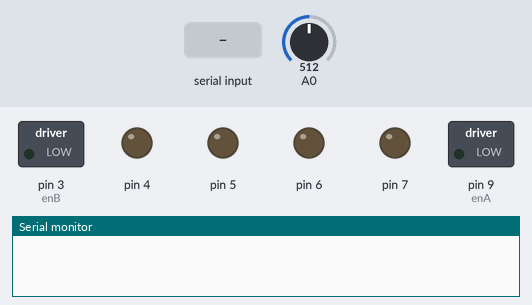
A sketch run on a simulated Arduino Uno, built with avr-gcc and run on an emulated ATmega328P. On the bench: switched loads named in the sketch (green lamp = pin HIGH), output pins drawn as LEDs (lit = HIGH), the last lines printed to the serial monitor. The inputs (shaded band) are chosen by the test bench; at power-on: A0 = 512.

Above: at 1.2 s.
1.3 s: "F" received over Serial
At 2.5 s:
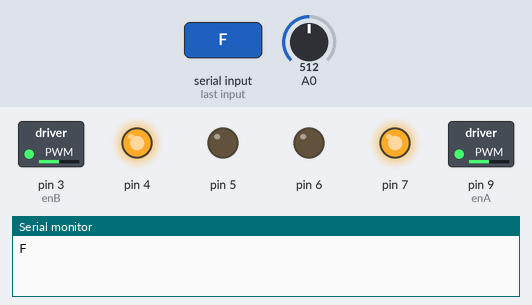
2.8 s: A0 set to 716
At 3.7 s:
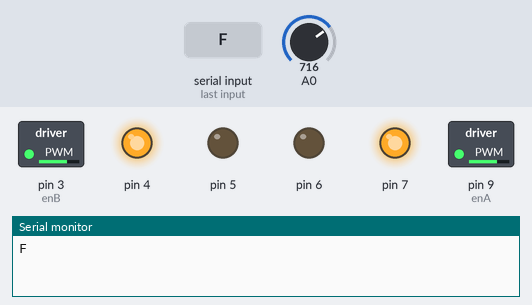
4.3 s: "B" received over Serial
At 4.9 s:
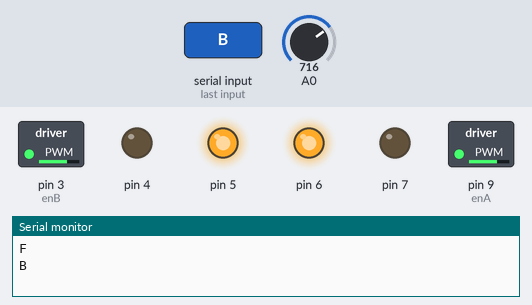
5.8 s: "L" received over Serial
At 6.1 s:
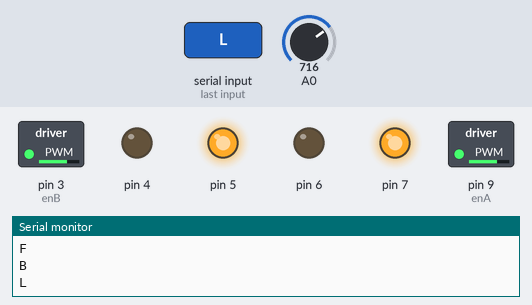
7.3 s: "R" received over Serial
At 8.4 s:
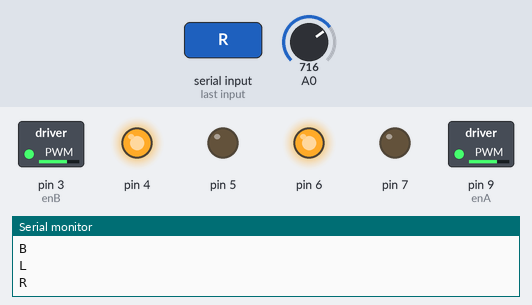
8.8 s: "S" received over Serial
At 9.6 s:
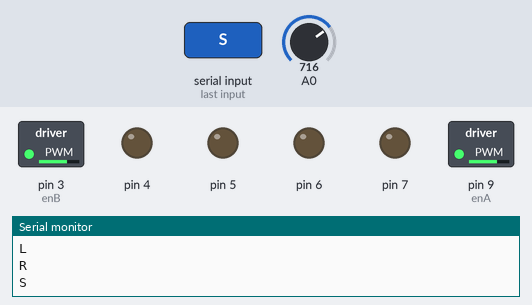
Timing chart, 0 to 11.3 s (numbered marks = the images above; inputs shaded):
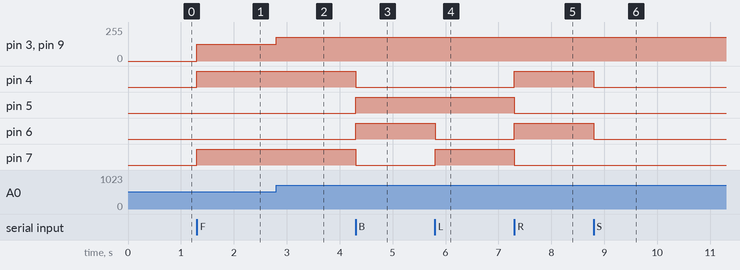

The sketch:

Bluetooth_Rover.ino
```cpp
//Private variables
char t;
//Potentiometer pins
int enA=9;
int enB=3;
int pwmOutput=0;
//Setup function
void setup()
{
  //Declaring the pinmodes of all the pins
  pinMode(A0,INPUT);
  pinMode(enA,OUTPUT);
  pinMode(enB,OUTPUT);
  pinMode(4, OUTPUT);
  pinMode(5, OUTPUT);
  pinMode(6, OUTPUT);
  pinMode(7, OUTPUT);
  //Beginning serial communication
  Serial.begin(9600);
}
//Starting loop function
void loop()
{
  //Starting serial communication
  if(Serial.available())
  {
    //Reading the commands
    t=Serial.read();
    Serial.println(t);
  }
  //Reading the potentiometer value
  int potentiometerValue=analogRead(A0);
 //Mapping the value to a value between 0 and 255
  pwmOutput=map(potentiometerValue,0,1023,0,255);
//If 'F' command is recieved then the rover moves forward
  if(t=='F')
  {
    analogWrite(enA,pwmOutput);//Send PWM signal to L298N motor driver
    analogWrite(enB,pwmOutput);
    move_Forward();
  }
//If 'B' command is recieved then the rover moves Backward
  else if(t=='B')
  {
    analogWrite(enA,pwmOutput);//Send PWM signal to L298N motor driver
    analogWrite(enB,pwmOutput);
    move_Backward();
  }
//If 'L' command is recieved then the rover takes a left turn
  else if (t=='L')
  {
    analogWrite(enA,pwmOutput);//Send PWM signal to L298N motor driver
    analogWrite(enB,pwmOutput);
    move_left();
  }
//If 'R' command is recieved then the rover takes a right turn
  else if(t=='R')
  {
    analogWrite(enA,pwmOutput);//Send PWM signal to L298N motor driver
    analogWrite(enB,pwmOutput);
    move_right();
  }
  else if(t=='S')
  {
    analogWrite(enA,pwmOutput);//Send PWM signal to L298N motor driver
    analogWrite(enB,pwmOutput);
    stop();
  }
}
//Function for turning the robot left
void move_left()
{
  digitalWrite(4,LOW);
  digitalWrite(5,HIGH);
  digitalWrite(6,LOW);
  digitalWrite(7,HIGH);
}
//Function for turning the robot right
void move_right()
{
  digitalWrite(4,HIGH);
  digitalWrite(5,LOW);
  digitalWrite(6,HIGH);
  digitalWrite(7,LOW);
}
//Function for moving the robot forward
void move_Forward()
{
  digitalWrite(4,HIGH);
  digitalWrite(5,LOW);
  digitalWrite(6,LOW);
  digitalWrite(7,HIGH);
}
//Function for moving the robot Backward
void move_Backward()
{
  digitalWrite(4,LOW);
  digitalWrite(5,HIGH);
  digitalWrite(6,HIGH);
  digitalWrite(7,LOW);
}
//Function for stopping the motors
void stop()
{
  digitalWrite(4,LOW);
  digitalWrite(5,LOW);
  digitalWrite(6,LOW);
  digitalWrite(7,LOW);
}
```

Measured:
- after the input at 1.3 s, pin 3 (enB), pin 9 (enA): 0/255 → 127/255 at once; pin 4, pin 7: LOW → HIGH at once
- after the input at 2.8 s, pin 3 (enB), pin 9 (enA): 127/255 → 178/255 at once
- after the input at 4.3 s, pin 4, pin 7: HIGH → LOW at once; pin 5, pin 6: LOW → HIGH at once
- after the input at 5.8 s, pin 6: HIGH → LOW at once; pin 7: LOW → HIGH at once
- after the input at 7.3 s, pin 4, pin 6: LOW → HIGH at once; pin 5, pin 7: HIGH → LOW at once
- after the input at 8.8 s, pin 4, pin 6: HIGH → LOW at once
